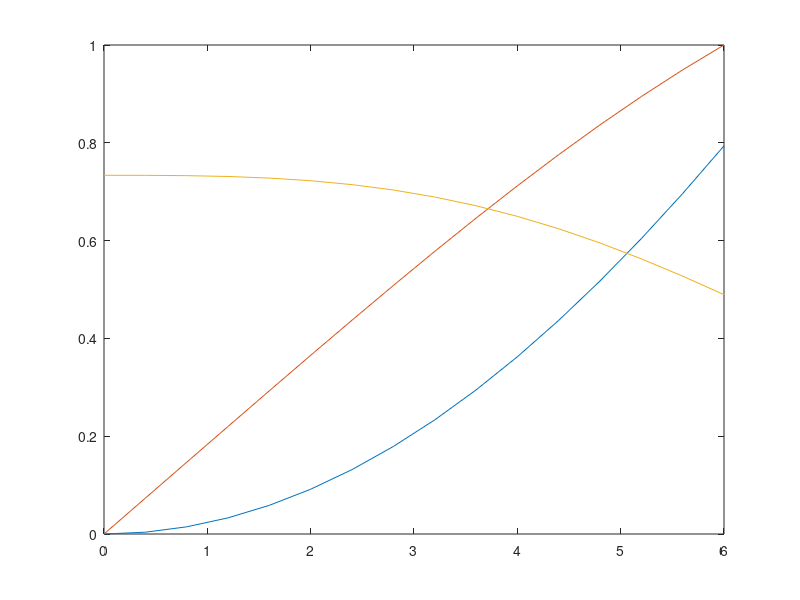

Write MATLAB code to recreate this figure. (Note: this script raises an error after producing the figure.)
eta = 0.4;
N = 6/eta;
x = [0:eta:6]';
a0 = x/6;
b0 = zeros(N+1,1);
ri = zeros(N+1,1);
z = zeros(N+1,1);

W = zeros(N+1,N+1);
for i=1:N+1;
  for j=1:N+1;
    if j==i-1;
      W(i,j)=1;
    endif;
    if j==i;
      W(i,j)=4;
    endif;
    if j==i+1;
      W(i,j)=1;
    endif;
  endfor;
endfor;
W(1,1)=1;
W(1,2)=2;
W(N+1,N)=2;
W(N+1,N+1)=1;
Y = zeros(N+1,N+1);
for i=1:N+1;
  for j=1:N+1;
    if j==i-1;
      Y(i,j)=-3;
    endif;
    if j==i+1;
      Y(i,j)=3;
    endif;
  endfor;
endfor;
Y(1,1)=-5/2;Y(1,2)=2;Y(1,3)=1/2;Y(N+1,N-1)=-1/2;Y(N+1,N)=-2;Y(N+1,N+1)=5/2;
D1=W\Y;
D1=D1/0.1
D2 = D1*D1;


p = 1;
while p > 0.0001
da0 = D1*a0;
dda0 = D2*a0;
db0 = D1*b0;

O = zeros(2*N+2,2*N+2);
for j = [1:N+1]
  for k = [1:N+1]
    O(j,k) = D1(j,k);
  endfor
endfor

for k = [N+2:2*N+2]
  for j = [1:N+1]
    if j = k - (N+1)
      O(j,k) = -1;
    else
      O(j,k) = 0;
    endif
  endfor
endfor

for j = [N+2:2*N+2]
  for k = [1:N+1]
    if j = k + (N+1)
      O(j,k) = da0(k,1);
    endif
  endfor
endfor
X = zeros(N+1,N+1);
for j = [1:N+1]
  for k = [1:N+1]
    if j = k
      X(j,k) = b0(k,1);
    endif
  endfor
endfor
XX = D2 + X*D1;

for j = [N+2:2*N+2]
  for k = [N+2:2*N+2]
    O(j,k) = XX(j-(N+1),k-(N+1));
  endfor
endfor

T = zeros(N+1,1);
for j = [1:N+1]
  T(j,1) = a0(j)-db0(j);
endfor
for j = [N+2:2*N+2]
  T(j,1) = -b0(j-(N+1),1)*da0(j-(N+1),1)-dda0(j-(N+1),1);
endfor

O(1,:)=0;O(N+2,:)=0;O(2*N+2,:)=0;O(1,1)=1;O(N+2,N+2)=1;O(2*N+2,2*N+2)=1;
T(1)=0;T(N+2)=0;T(2*N+2)=0;
B = O\T;

for j = [1:N+1]
  ri(j,1) = B(j,1);
endfor
for j = [N+2:2*N+2]
  z(j-(N+1),1) = B(j,1);
endfor
b0 = b0 + ri;
a0 = a0 + z;
p = max(abs(ri),[],1)
endwhile
plot(x,b0)
hold on
plot(x,a0)
hold on
plot(x,da0)
dg0(1,1)
